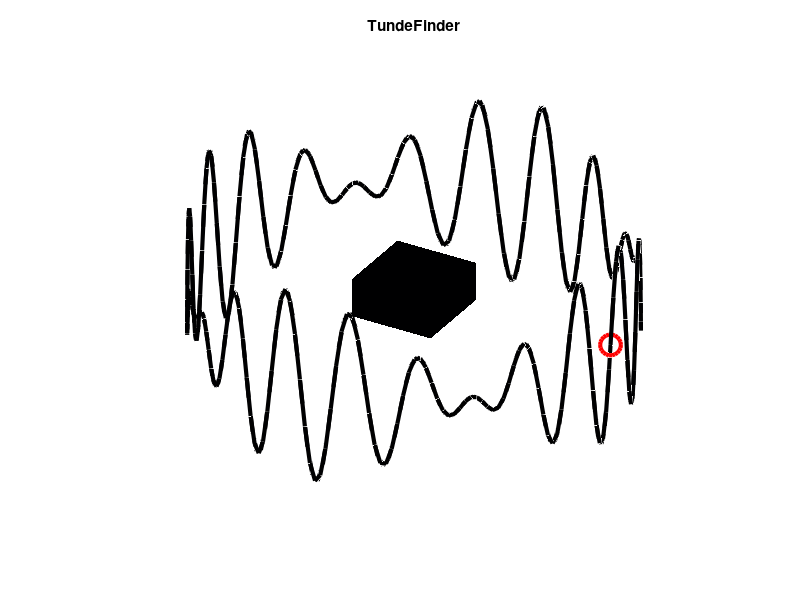

This figure's MATLAB source:
% digital art
clearvars *
close all
clc
figure
    t = linspace(0,4*pi,500);
    x = cos(t);
    y = sin(t);
    z = (cos(2.*t)).*sin(20.*t);
    a = -pi : pi/2 : pi;                                % Define Corners
    ph = pi/4;                                          % Define Angular Orientation (‘Phase’)
    A = [cos(a+ph); cos(a+ph)]/cos(ph)./5;
    B = [sin(a+ph); sin(a+ph)]/sin(ph)./5;
    C = [-ones(size(a)); ones(size(a))]./5;

    colormap bone
    cmap = colormap;
    temp = cmap(1:2:end,:);
    temp_flip = flip(temp);
    cmap = [temp; temp_flip];
    k=1;
            t_k = t(k);
            x_k = x(k);
            y_k = y(k);
            z_k = z(k);
            Plot_color=cmap(round(k*end/(length(t)+5))+1,:);

            plot3(x_k, y_k, z_k, 'o', 'LineWidth', 3, 'MarkerSize', 15,'Color','r')
            hold on
            surf(A,B,C, 'FaceColor',Plot_color,'EdgeColor','none')                      % Plot Cube
            patch(A', B', C', Plot_color, 'EdgeColor', 'none') 
            plot3(x,y,z,'-', 'LineWidth', 3,'Color',Plot_color)

            hold off
            view([30 + 360*t_k/(4*pi) 50+35*cos(pi/2+t_k/4)])
            axis off
            title('TundeFinder')
            drawnow

set(figure(1),'WindowButtonDownFcn',@mytestcallback);



function []=mytestcallback(src,~)
    t = linspace(0,4*pi,500);
    x = cos(t);
    y = sin(t);
    z = (cos(2.*t)).*sin(20.*t);
    a = -pi : pi/2 : pi;                                % Define Corners
    ph = pi/4;                                          % Define Angular Orientation (‘Phase’)
    A = [cos(a+ph); cos(a+ph)]/cos(ph)./5;
    B = [sin(a+ph); sin(a+ph)]/sin(ph)./5;
    C = [-ones(size(a)); ones(size(a))]./5;

    colormap bone
    cmap = colormap;
    temp = cmap(1:2:end,:);
    temp_flip = flip(temp);
    cmap = [temp; temp_flip];
    while 1
    
        for k=1:length(t)
            t_k = t(k);
            x_k = x(k);
            y_k = y(k);
            z_k = z(k);
            Plot_color=cmap(round(k*end/(length(t)+5))+1,:);

            plot3(x_k, y_k, z_k, 'o', 'LineWidth', 3, 'MarkerSize', 15,'Color','r')
            hold on
            surf(A,B,C, 'FaceColor',Plot_color,'EdgeColor','none')                      % Plot Cube
            patch(A', B', C', Plot_color, 'EdgeColor', 'none') 
            plot3(x,y,z,'-', 'LineWidth', 3,'Color',Plot_color)

            hold off
            view([30 + 360*t_k/(4*pi) 50+35*cos(pi/2+t_k/4)])
            axis off
            drawnow
        end
    end
end